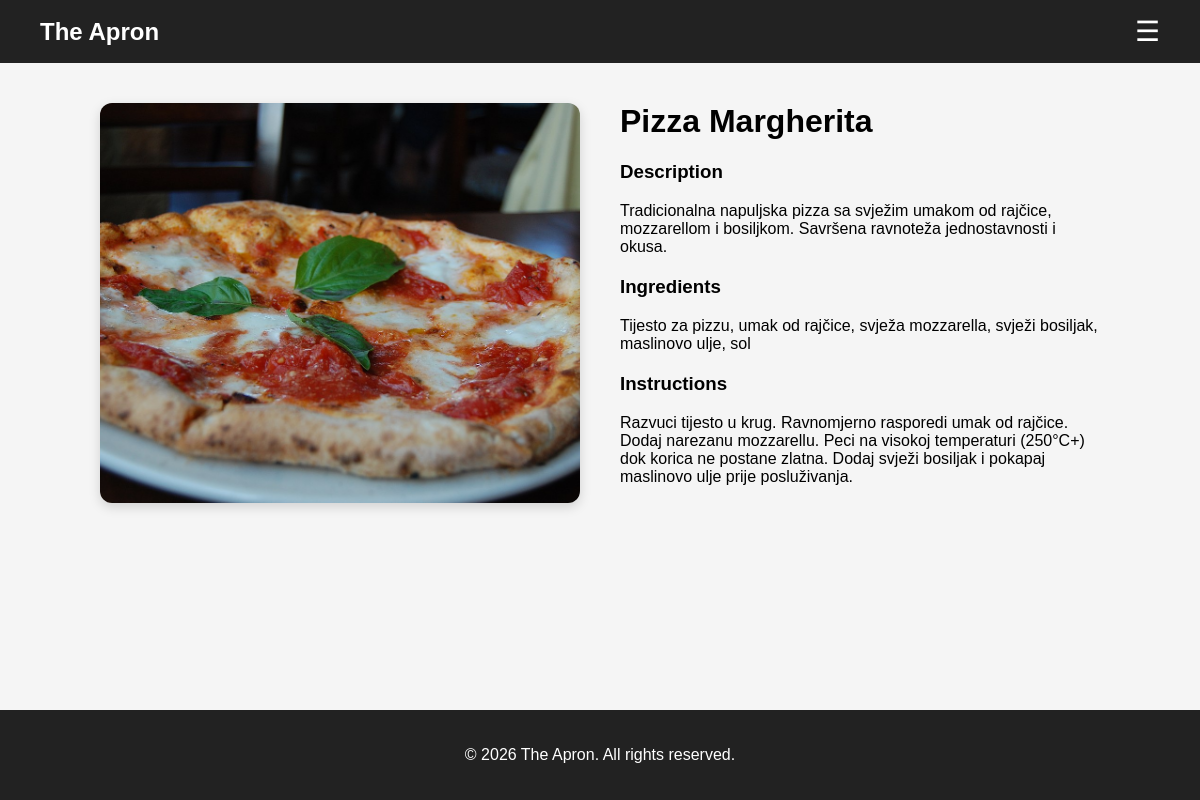
Screenshot of /recipe.php?id=2 (signed in) with the database file from the repository.
### tables this page shows
CREATE TABLE recipes (
    id INT AUTO_INCREMENT PRIMARY KEY,
    title VARCHAR(150) NOT NULL,
    description TEXT NOT NULL,
    ingredients TEXT NOT NULL,
    instructions TEXT NOT NULL,
    image_url VARCHAR(255),
    category_id INT,
    created_at TIMESTAMP DEFAULT CURRENT_TIMESTAMP,
    FOREIGN KEY (category_id) REFERENCES categories(id) ON DELETE SET NULL
);

### recipe.php (the view, shortened to what this page needs)
<?php
require_once "config/db.php";
$id = $_GET['id'];
$stmt = $pdo->prepare("SELECT * FROM recipes WHERE id = ?");
$stmt->execute([$id]);
$recipe = $stmt->fetch(PDO::FETCH_ASSOC);
?>
<!DOCTYPE html>
<html lang="en">
<head>
    <link rel="stylesheet" href="css/style.css">
</head>
<body>
<nav class="navbar">
    <div class="logo">The Apron</div>
    <div class="hamburger" id="hamburger">☰</div>
</nav>
<main class="container">
    <div class="recipe-layout">
        <div class="recipe-image">
            <img src="/theapron<?= $recipe['image_url'] ?>" alt="<?= htmlspecialchars($recipe['title']) ?>">
        </div>
        <div class="recipe-content">
            <h1><?= htmlspecialchars($recipe['title']) ?></h1>
            <h3>Description</h3>
            <p><?= nl2br(htmlspecialchars($recipe['description'])) ?></p>
            <h3>Ingredients</h3>
            <p><?= nl2br(htmlspecialchars($recipe['ingredients'])) ?></p>
            <h3>Instructions</h3>
            <p><?= nl2br(htmlspecialchars($recipe['instructions'])) ?></p>
        </div>
    </div>
</main>
<footer class="footer">
    <p>© 2026 The Apron. All rights reserved.</p>
</footer>
</body>
</html>

### css/style.css (style rules this page uses)
body { margin: 0; font-family: Arial, sans-serif; background: #f5f5f5; min-height: 100vh; display: flex; flex-direction: column; }
.container { flex: 1; width: 90%; max-width: 1200px; margin: 0 auto; }
.navbar { background: #222; color: white; display: flex; justify-content: space-between; align-items: center; padding: 15px 40px; position: relative; }
.logo { font-size: 24px; font-weight: bold; }
.hamburger { font-size: 28px; cursor: pointer; user-select: none; }
.footer { background: #222; color: white; text-align: center; padding: 20px; }
.recipe-layout { display: flex; gap: 40px; align-items: flex-start; margin: 40px auto; max-width: 1000px; }
.recipe-image { flex: 1; }
.recipe-image img { width: 100%; height: 400px; object-fit: cover; border-radius: 12px; box-shadow: 0 4px 12px rgba(0,0,0,0.15); }
.recipe-content { flex: 1; }
.recipe-content h1 { margin-top: 0; }
.recipe-content h3 { margin-top: 20px; }
* { box-sizing: border-box; }

### rows the page displays
recipes: image_url (picture), title "Pizza Margherita", description "Tradicionalna napuljska pizza sa svježim umakom od rajčice, mozzarellom i bosiljkom. Savršena ravnoteža jednostavnosti i okusa.", ingredients "Tijesto za pizzu, umak od rajčice, svježa mozzarella, svježi bosiljak, maslinovo ulje, sol", instructions "Razvuci tijesto u krug. Ravnomjerno rasporedi umak od rajčice. Dodaj narezanu mozzarellu. Peci na visokoj temperaturi (250°C+) dok korica ne postane zlatna. Dodaj svježi bosiljak i pokapaj maslinovo ulje prije posluživanja."
